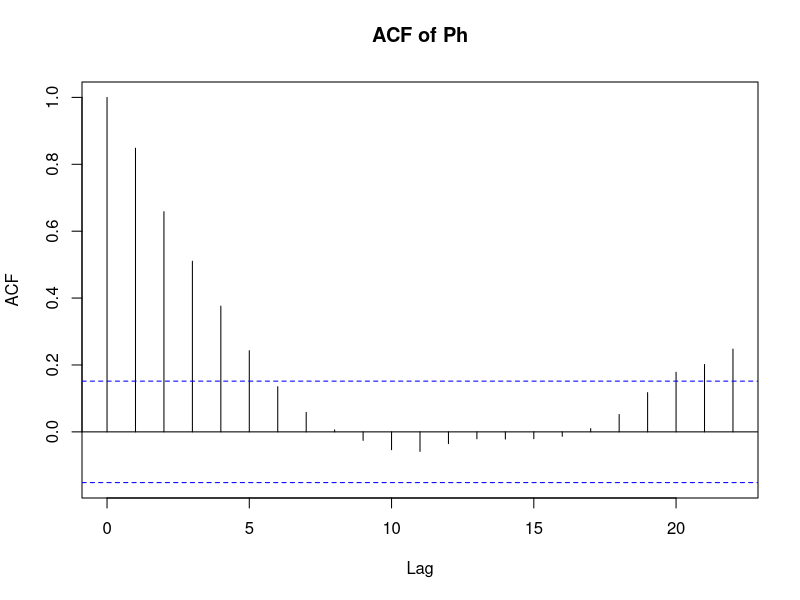
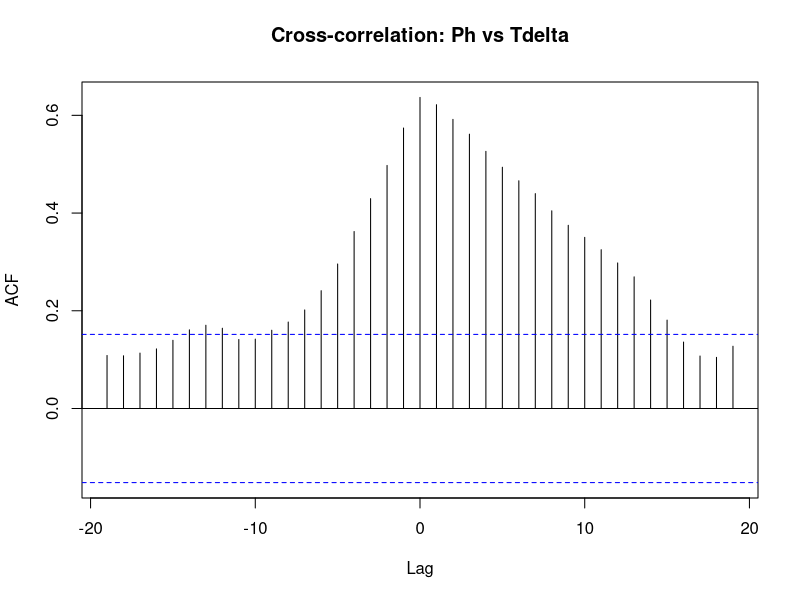
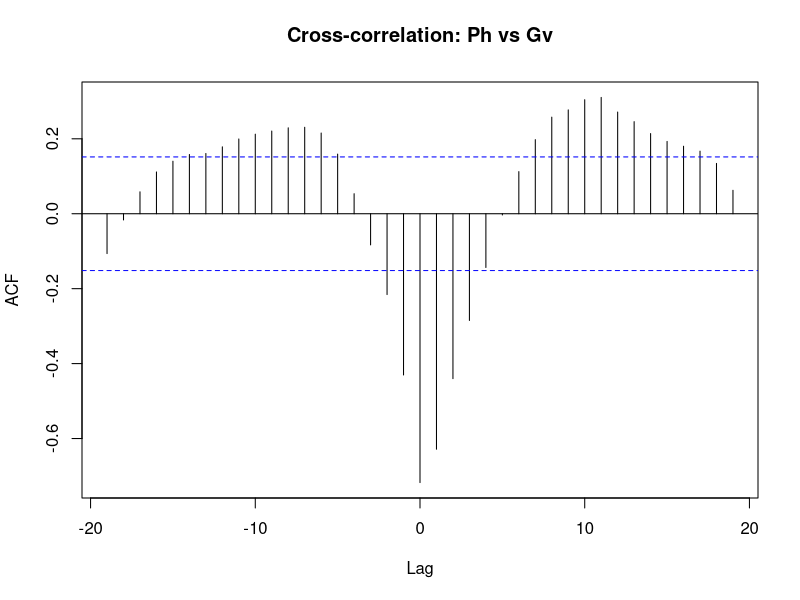
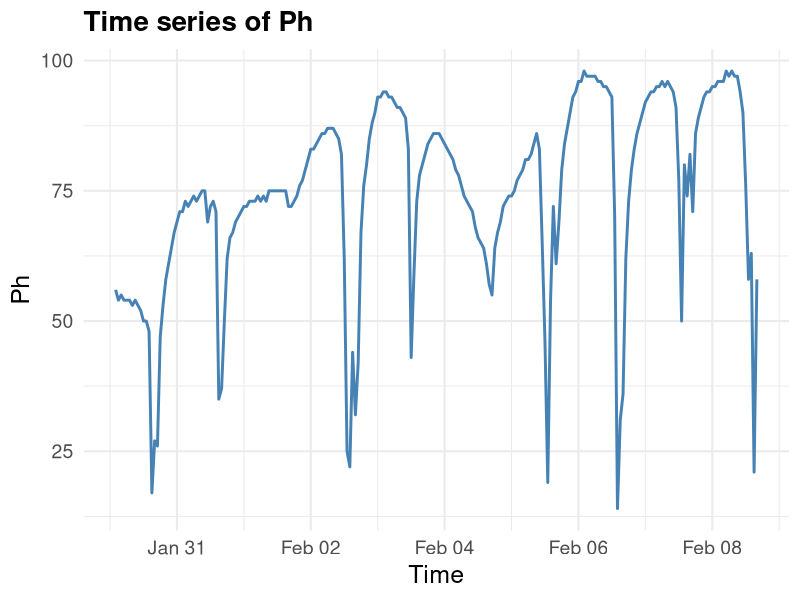
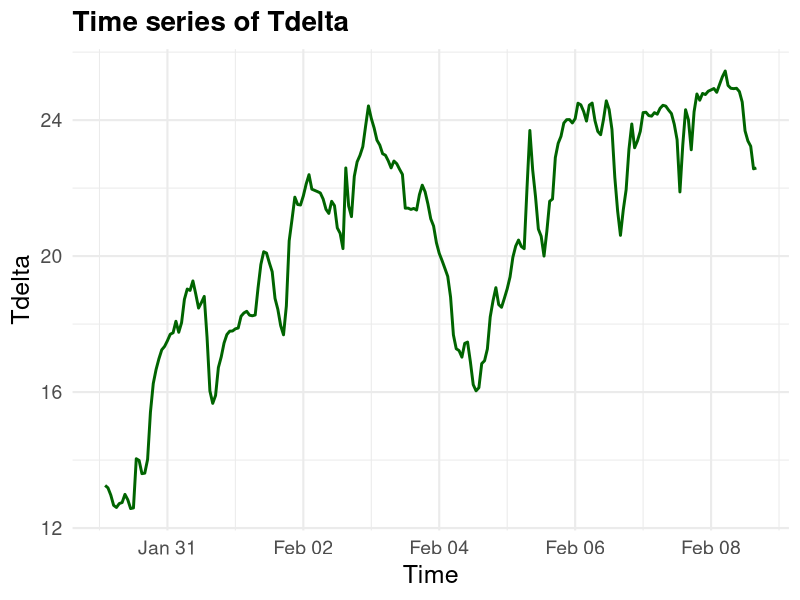
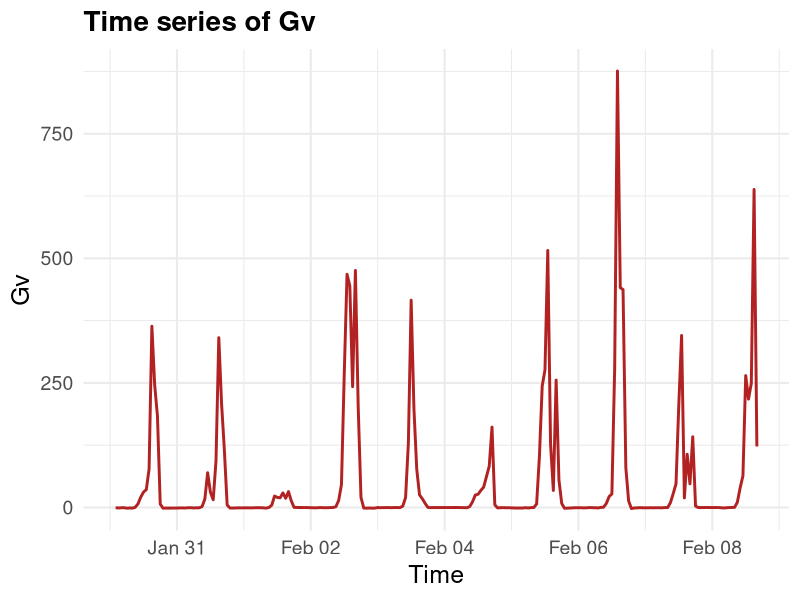
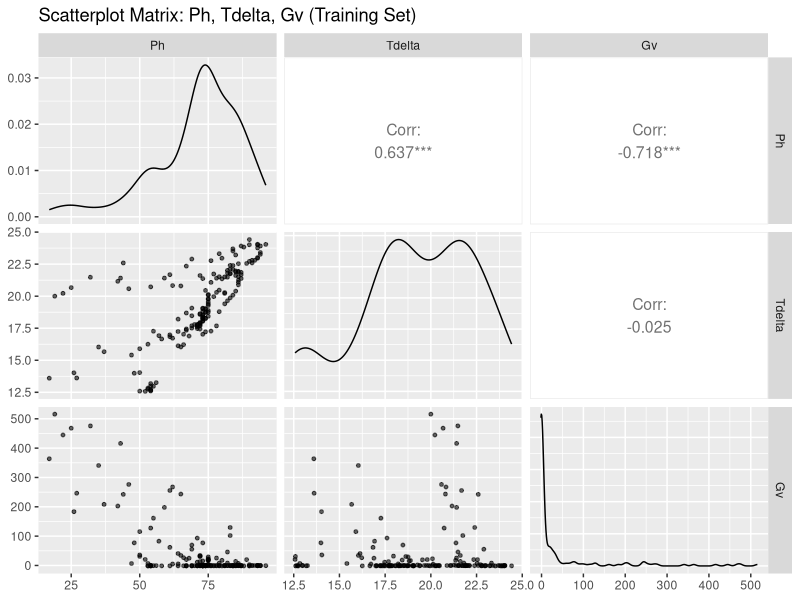
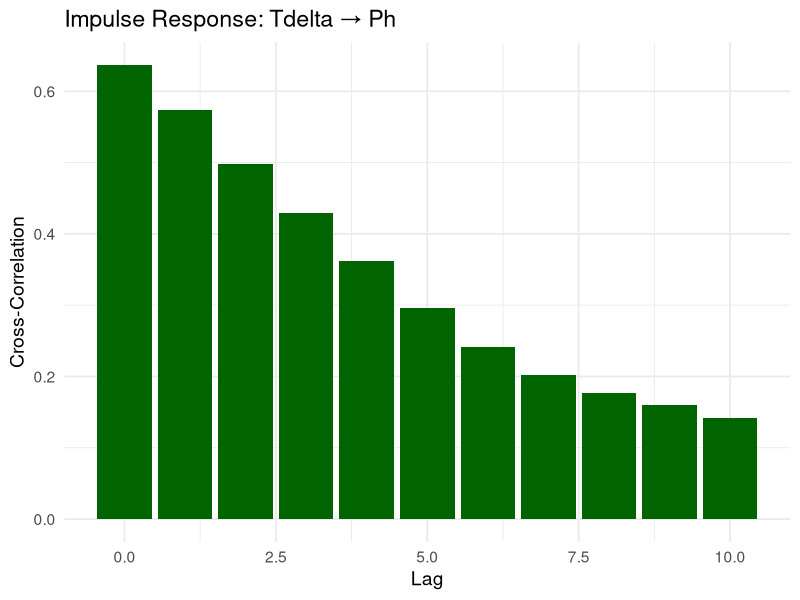

These figures' R source, in order:
# Libraries to be used in this assignment
# install.packages("forecast")
library(ggplot2)
library(forecast)
library(lubridate)
library(patchwork)
library(GGally)
library(dplyr)
library(tibble)

setwd("Assignment3")
print(getwd())

# ----------------------------- Exercise 1 -----------------------------------




# ----------------------------- Exercise 2 -----------------------------------




# ----------------------------- Exercise 3 -----------------------------------
#3.1. Read the data and plot the three non-lagged time series (Ph,Tdelta,Gv)
D3 <- read.csv("box_data_60min.csv")
str(D3)

# Convert tdate to datetime
D3$tdate <- ymd_hms(D3$tdate)
print(D3$tdate[1:5])

# Define a custom theme for readability
big_text_theme <- theme_minimal(base_size = 16) +  # base_size increases font sizes
  theme(
    plot.title = element_text(size = 20, face = "bold"),
    axis.title = element_text(size = 18),
    axis.text = element_text(size = 14)
  )

# Apply this to your plots
p1 <- ggplot(D3, aes(x = tdate, y = Ph)) +
  geom_line(color = "steelblue", size = 1) +
  labs(title = "Time series of Ph", x = "Time", y = "Ph") +
  big_text_theme

p2 <- ggplot(D3, aes(x = tdate, y = Tdelta)) +
  geom_line(color = "darkgreen", size = 1) +
  labs(title = "Time series of Tdelta", x = "Time", y = "Tdelta") +
  big_text_theme

p3 <- ggplot(D3, aes(x = tdate, y = Gv)) +
  geom_line(color = "firebrick", size = 1) +
  labs(title = "Time series of Gv", x = "Time", y = "Gv") +
  big_text_theme

ggsave("time_series_Ph.png", p1, width = 12, height = 10)
ggsave("time_series_Tdelta.png", p2, width = 12, height = 10)
ggsave("time_series_Gv.png", p3, width = 12, height = 10)


#3.2. Divide intro train and test set
# Define the split point
test_start <- ymd_hms("2013-02-06 00:00:00")

# Split into training and test sets
D3_train <- D3[D3$tdate <= test_start, ]
D3_test <- D3[D3$tdate > test_start, ]

str(D3_train) #should be 167 observations

#3.3. Investigate the variables and their relationships

# Select only non-lagged columns for training data
D3_train_small <- D3_train %>%
  select(Ph, Tdelta, Gv)


# Scatter plot matrix
scatter<-ggpairs(D3_train_small,
        title = "Scatterplot Matrix: Ph, Tdelta, Gv (Training Set)",
        upper = list(continuous = wrap("cor", size = 4)),
        lower = list(continuous = wrap("points", alpha = 0.6, size = 1)),
        diag = list(continuous = wrap("densityDiag")))
ggsave("3.2-scatterplot_matrix.png", scatter, width = 12, height = 10)

#acf of Ph
acf(D3_train$Ph, main = "ACF of Ph")

# Cross-correlation of Ph and Tdelta
ccf(D3_train$Ph, D3_train$Tdelta, main = "Cross-correlation: Ph vs Tdelta")

# Cross-correlation of Ph and Gv
ccf(D3_train$Ph, D3_train$Gv, main = "Cross-correlation: Ph vs Gv")

# 3.4. Estimate the impulse response from Tdelts and Gv to Ph, up to lag 10
# Standardize: use [,1] to extract numeric vector
D3_train_z <- D3_train %>%
  mutate(
    Ph_z = scale(Ph)[, 1],
    Tdelta_z = scale(Tdelta)[, 1],
    Gv_z = scale(Gv)[, 1]
  )

# CCF: From Tdelta to Ph
ccf_tdelta <- ccf(D3_train_z$Tdelta_z, D3_train_z$Ph_z, lag.max = 10, plot = FALSE)

# CCF: From Gv to Ph
ccf_gv <- ccf(D3_train_z$Gv_z, D3_train_z$Ph_z, lag.max = 10, plot = FALSE)

# Convert CCF output to data frames
irf_tdelta <- tibble(
  Lag = as.vector(ccf_tdelta$lag),
  Correlation = as.vector(ccf_tdelta$acf)
) %>% filter(Lag >= 0 & Lag <= 10)

irf_gv <- tibble(
  Lag = as.vector(ccf_gv$lag),
  Correlation = as.vector(ccf_gv$acf)
) %>% filter(Lag >= 0 & Lag <= 10)


# Plot: Impulse response from Tdelta to Ph
p_irf_tdelta <- ggplot(irf_tdelta, aes(x = Lag, y = Correlation)) +
  geom_col(fill = "darkgreen") +
  labs(title = "Impulse Response: Tdelta → Ph", x = "Lag", y = "Cross-Correlation") +
  theme_minimal(base_size = 14)

# Plot: Impulse response from Gv to Ph
p_irf_gv <- ggplot(irf_gv, aes(x = Lag, y = Correlation)) +
  geom_col(fill = "firebrick") +
  labs(title = "Impulse Response: Gv → Ph", x = "Lag", y = "Cross-Correlation") +
  theme_minimal(base_size = 14)

# Save them
ggsave("3.4-irf_tdelta_ph.png", p_irf_tdelta, width = 8, height = 5)
ggsave("3.4-irf_gv_ph.png", p_irf_gv, width = 8, height = 5)

